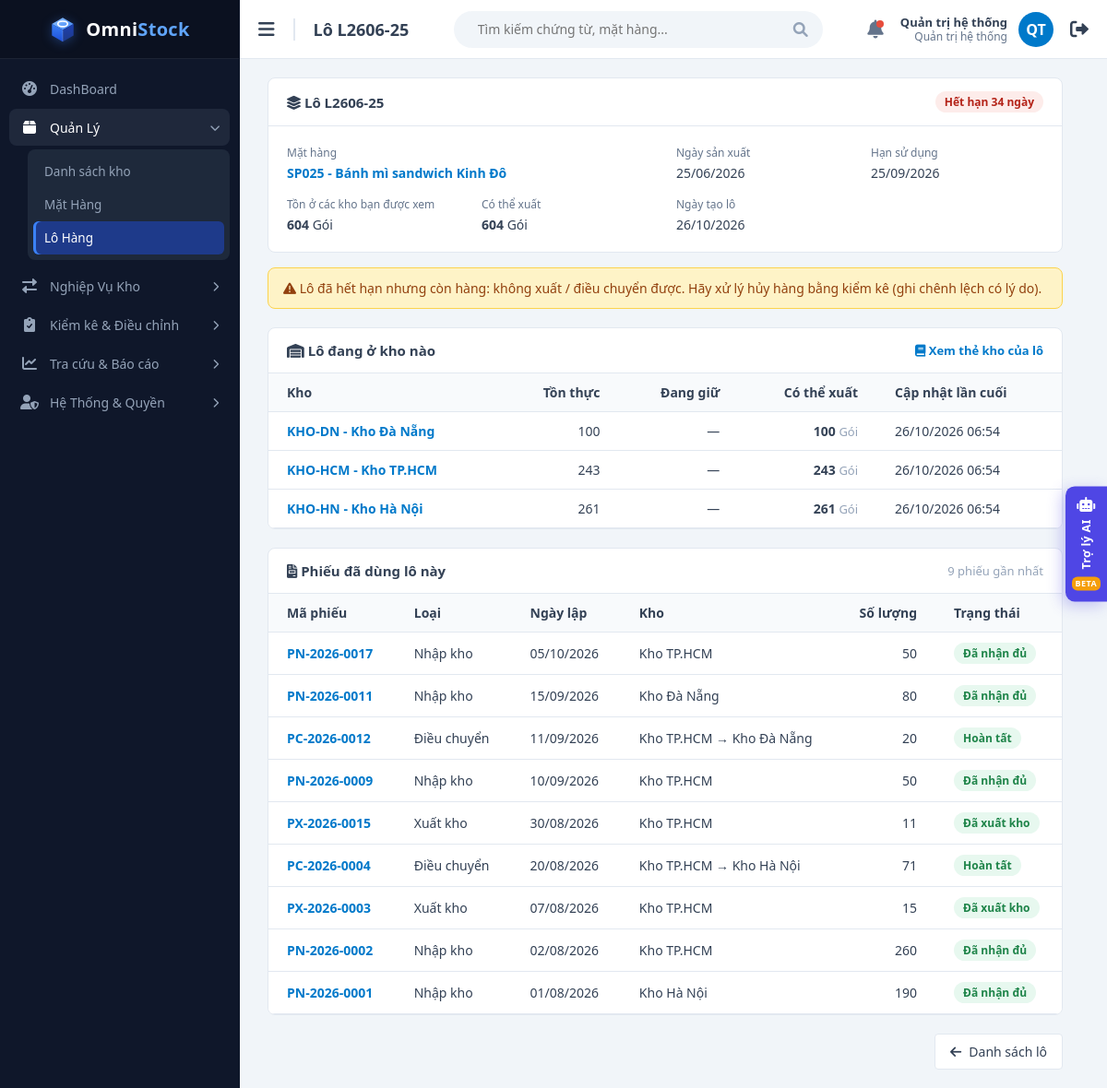
/views/batch_detail.php?id=43 (signed in), run on the app's committed database.
### tables this page shows
CREATE TABLE batches (
  id            INT UNSIGNED AUTO_INCREMENT PRIMARY KEY,
  item_id       INT UNSIGNED NOT NULL,
  batch_no      VARCHAR(50)  NOT NULL,               
  mfg_date      DATE NULL,                           
  expiry_date   DATE NULL,                           
  created_at    DATETIME     NOT NULL DEFAULT CURRENT_TIMESTAMP,
  UNIQUE KEY uq_batches_item_no (item_id, batch_no),
   
  UNIQUE KEY uq_batches_id_item (id, item_id),
  KEY idx_batches_expiry (expiry_date),
  CONSTRAINT fk_batches_item FOREIGN KEY (item_id) REFERENCES items(id),
  CONSTRAINT ck_batches_dates CHECK (mfg_date IS NULL OR expiry_date IS NULL OR expiry_date > mfg_date)
);

CREATE TABLE users (
  id             INT UNSIGNED AUTO_INCREMENT PRIMARY KEY,
  username       VARCHAR(50)  NOT NULL,
  password_hash  VARCHAR(255) NOT NULL,              
  full_name      VARCHAR(100) NOT NULL,
  email          VARCHAR(100) NULL,
   
  role           ENUM('ADMIN','MANAGER','STAFF') NOT NULL DEFAULT 'STAFF',
  is_active      TINYINT(1)   NOT NULL DEFAULT 1,      
   
  must_change_password TINYINT(1) NOT NULL DEFAULT 0,
  last_login_at  DATETIME     NULL,
  created_at     DATETIME     NOT NULL DEFAULT CURRENT_TIMESTAMP,
  updated_at     DATETIME     NOT NULL DEFAULT CURRENT_TIMESTAMP ON UPDATE CURRENT_TIMESTAMP,
  UNIQUE KEY uq_users_username (username),
  UNIQUE KEY uq_users_email (email)
);

CREATE TABLE items (
  id          INT UNSIGNED AUTO_INCREMENT PRIMARY KEY,
  sku         VARCHAR(30)  NOT NULL,                 
  name        VARCHAR(150) NOT NULL,
  unit        VARCHAR(20)  NOT NULL,                 
  description VARCHAR(255) NULL,
  is_active   TINYINT(1)   NOT NULL DEFAULT 1,
  created_at  DATETIME     NOT NULL DEFAULT CURRENT_TIMESTAMP,
   
  name_key    VARCHAR(150) AS (LOWER(name)) PERSISTENT,
  UNIQUE KEY uq_items_sku (sku),
  UNIQUE KEY uq_items_name (name_key)
);

CREATE TABLE stocks (
  id            INT UNSIGNED AUTO_INCREMENT PRIMARY KEY,
  warehouse_id  INT UNSIGNED  NOT NULL,
  item_id       INT UNSIGNED  NOT NULL,
  batch_id      INT UNSIGNED  NOT NULL,
  quantity      DECIMAL(15,3) NOT NULL DEFAULT 0,    
   
   
  reserved      DECIMAL(15,3) NOT NULL DEFAULT 0,
  updated_at    DATETIME      NOT NULL DEFAULT CURRENT_TIMESTAMP ON UPDATE CURRENT_TIMESTAMP,
  UNIQUE KEY uq_stocks (warehouse_id, item_id, batch_id),    
  KEY idx_stocks_item (item_id),
  CONSTRAINT fk_stocks_wh    FOREIGN KEY (warehouse_id)      REFERENCES warehouses(id),
  CONSTRAINT fk_stocks_item  FOREIGN KEY (item_id)           REFERENCES items(id),
  CONSTRAINT fk_stocks_batch FOREIGN KEY (batch_id, item_id) REFERENCES batches(id, item_id),
  CONSTRAINT ck_stocks_non_negative CHECK (quantity >= 0),   
   
  CONSTRAINT ck_stocks_reserved CHECK (reserved >= 0 AND reserved <= quantity)
);

CREATE TABLE warehouses (
  id          INT UNSIGNED AUTO_INCREMENT PRIMARY KEY,
  code        VARCHAR(20)  NOT NULL,
  name        VARCHAR(100) NOT NULL,
  address     VARCHAR(255) NULL,
  is_active   TINYINT(1)   NOT NULL DEFAULT 1,
   
  is_transit  TINYINT(1)   NOT NULL DEFAULT 0,
  created_at  DATETIME     NOT NULL DEFAULT CURRENT_TIMESTAMP,
   
   
  name_key    VARCHAR(100) AS (LOWER(name)) PERSISTENT,
  UNIQUE KEY uq_warehouses_code (code),
  UNIQUE KEY uq_warehouses_name (name_key)
);

CREATE TABLE voucher_lines (
  id            INT UNSIGNED AUTO_INCREMENT PRIMARY KEY,
  voucher_id    INT UNSIGNED  NOT NULL,
  item_id       INT UNSIGNED  NOT NULL,
  batch_id      INT UNSIGNED  NOT NULL,
  quantity      DECIMAL(15,3) NOT NULL,              
  received_qty  DECIMAL(15,3) NOT NULL DEFAULT 0,
  damaged_qty   DECIMAL(15,3) NOT NULL DEFAULT 0,
  shipped_qty   DECIMAL(15,3) NOT NULL DEFAULT 0,
  lost_qty      DECIMAL(15,3) NOT NULL DEFAULT 0,
  note          VARCHAR(255)  NULL,
  UNIQUE KEY uq_vl_voucher_batch (voucher_id, item_id, batch_id),
  KEY idx_vl_item (item_id),
  CONSTRAINT fk_vl_voucher FOREIGN KEY (voucher_id)        REFERENCES vouchers(id) ON DELETE CASCADE,
  CONSTRAINT fk_vl_item    FOREIGN KEY (item_id)           REFERENCES items(id),
  CONSTRAINT fk_vl_batch   FOREIGN KEY (batch_id, item_id) REFERENCES batches(id, item_id),
  CONSTRAINT ck_vl_qty CHECK (quantity <> 0),
   
  CONSTRAINT ck_vl_progress CHECK (
        received_qty >= 0 AND damaged_qty >= 0 AND shipped_qty >= 0 AND lost_qty >= 0
    AND shipped_qty <= ABS(quantity)
    AND received_qty + lost_qty <= ABS(quantity)
  )
);

CREATE TABLE vouchers (
  id                    INT UNSIGNED AUTO_INCREMENT PRIMARY KEY,
  code                  VARCHAR(30)  NOT NULL,       
  type                  ENUM('IMPORT','EXPORT','TRANSFER','ADJUSTMENT') NOT NULL,
  warehouse_id          INT UNSIGNED NOT NULL,       
  to_warehouse_id       INT UNSIGNED NULL,           
  reference_voucher_id  INT UNSIGNED NULL,           
  voucher_date          DATE         NOT NULL,       
  status                ENUM('PENDING','APPROVED','PARTIAL','IN_TRANSIT','DISCREPANCY',
                             'COMPLETED','CLOSED','CANCELLED','REJECTED') NOT NULL DEFAULT 'PENDING',
  reason                VARCHAR(255) NULL,           
  closed_reason         VARCHAR(255) NULL,           
  shipped_at            DATETIME     NULL,           
  completed_at          DATETIME     NULL,           
   
   
  client_token          CHAR(32)     NULL,
  created_by            INT UNSIGNED NOT NULL,       
  approved_by           INT UNSIGNED NULL,           
  approved_at           DATETIME     NULL,
  created_at            DATETIME     NOT NULL DEFAULT CURRENT_TIMESTAMP,
  UNIQUE KEY uq_vouchers_code (code),
  UNIQUE KEY uq_vouchers_client_token (client_token),
  KEY idx_vouchers_status (status),
  KEY idx_vouchers_wh_status (warehouse_id, status),
  KEY idx_vouchers_type_date (type, voucher_date),
  CONSTRAINT fk_vouchers_wh       FOREIGN KEY (warehouse_id)         REFERENCES warehouses(id),
  CONSTRAINT fk_vouchers_to_wh    FOREIGN KEY (to_warehouse_id)      REFERENCES warehouses(id),
  CONSTRAINT fk_vouchers_ref      FOREIGN KEY (reference_voucher_id) REFERENCES vouchers(id),
  CONSTRAINT fk_vouchers_creator  FOREIGN KEY (created_by)           REFERENCES users(id),
  CONSTRAINT fk_vouchers_approver FOREIGN KEY (approved_by)          REFERENCES users(id),
   
  CONSTRAINT ck_vouchers_transfer CHECK (
       (type =  'TRANSFER' AND to_warehouse_id IS NOT NULL AND to_warehouse_id <> warehouse_id)
    OR (type <> 'TRANSFER' AND to_warehouse_id IS NULL)
  ),
   
  CONSTRAINT ck_vouchers_adjust_reason CHECK (
       type <> 'ADJUSTMENT' OR (reason IS NOT NULL AND reason <> '')
  ),
   
  CONSTRAINT ck_vouchers_reference CHECK (
       reference_voucher_id IS NULL OR type = 'ADJUSTMENT'
  ),
   
  CONSTRAINT ck_vouchers_approval CHECK (
       status = 'PENDING' OR (approved_by IS NOT NULL AND approved_at IS NOT NULL)
  )
);

### views/batch_detail.php (the view, shortened to what the rows shown need)
<?php
require_once __DIR__ . '/../functions/db_connection.php';
require_once __DIR__ . '/../functions/helpers.php';
require_once __DIR__ . '/../functions/auth.php';
require_once __DIR__ . '/../functions/voucher_functions.php';
require_once __DIR__ . '/../functions/batch_functions.php';
$user    = requireLogin('../');
$batchId = (int) ($_GET['id'] ?? 0);
$batch    = null;
$stock    = [];
$vouchers = [];
try {
    $pdo   = getDbConnection();
    $batch = getBatch($pdo, $batchId);
    if ($batch === null) {
        http_response_code(404);
        $dbError = 'Không tìm thấy lô hàng.';
    } else {
        $stock    = getBatchStock($pdo, $batchId, $user['warehouses']);
        $vouchers = getBatchVouchers($pdo, $batchId, $user['warehouses']);
    }
} catch (PDOException $e) {
    $dbError = 'Không thể tải dữ liệu: ' . $e->getMessage();
}
$sum = fn (string $column) => array_sum(array_map(fn ($r) => (float) $r[$column], $stock));
$pageTitle  = $batch ? 'Lô ' . $batch['batch_no'] : 'Lô hàng';
$basePath   = '../';
require __DIR__ . '/layout/header.php';
?>
            <?php if ($batch): ?>
                <div class="panel">
                    <div class="panel-header">
                        <h3><i class="fas fa-layer-group"></i> Lô <?= e($batch['batch_no']) ?></h3>
                        <?= expiryBadge($batch['expiry_date'], $batch['days_left']) ?>
                    </div>
                    <dl class="detail-grid">
                        <div class="span-2"><dt>Mặt hàng</dt><dd><a class="link-strong" href="item_detail.php?id=<?= (int) $batch['item_id'] ?>"><?= e($batch['sku'] . ' - ' . $batch['item_name']) ?></a></dd></div>
                        <div><dt>Ngày sản xuất</dt><dd><?= $batch['mfg_date'] ? formatDate($batch['mfg_date']) : '—' ?></dd></div>
                        <div><dt>Hạn sử dụng</dt><dd><?= $batch['expiry_date'] ? formatDate($batch['expiry_date']) : '—' ?></dd></div>
                        <div><dt>Tồn ở các kho bạn được xem</dt><dd><strong><?= formatQty($sum('quantity')) ?></strong> <?= e($batch['unit']) ?></dd></div>
                        <div><dt>Có thể xuất</dt><dd><strong><?= formatQty($sum('available')) ?></strong> <?= e($batch['unit']) ?></dd></div>
                        <div><dt>Ngày tạo lô</dt><dd><?= e(date('d/m/Y', strtotime($batch['created_at']))) ?></dd></div>
                    </dl>
                </div>
                <?php if ($batch['days_left'] !== null && (int) $batch['days_left'] < 0 && $stock): ?>
                    <div class="alert-warning" style="margin-top: 16px;"><i class="fas fa-exclamation-triangle"></i> Lô đã hết hạn nhưng còn hàng: không xuất / điều chuyển được. Hãy xử lý hủy hàng bằng kiểm kê (ghi chênh lệch có lý do).</div>
                <?php endif; ?>
                <div class="panel" style="margin-top: 20px;">
                    <div class="panel-header"><h3><i class="fas fa-warehouse"></i> Lô đang ở kho nào</h3>
                        <a class="link-strong" href="report_ledger.php?<?= e(http_build_query(['view' => 'detail', 'q' => $batch['batch_no'], 'from' => '2000-01-01'])) ?>"><i class="fas fa-book"></i> Xem thẻ kho của lô</a></div>
                    <div class="table-container" style="border: none; border-radius: 0;">
                        <table>
                            <thead><tr><th>Kho</th><th class="text-right">Tồn thực</th><th class="text-right">Đang giữ</th><th class="text-right">Có thể xuất</th><th>Cập nhật lần cuối</th></tr></thead>
                            <tbody>
                                <?php foreach ($stock as $row): ?>
                                    <tr>
                                        <td><a class="link-strong" href="warehouse_detail.php?id=<?= (int) $row['warehouse_id'] ?>"><?= e($row['code'] . ' - ' . $row['name']) ?></a></td>
                                        <td class="text-right num"><?= formatQty($row['quantity']) ?></td>
                                        <td class="text-right num"><?= toMilli($row['reserved']) ? '<span class="badge badge-info">' . formatQty($row['reserved']) . '</span>' : '—' ?></td>
                                        <td class="text-right num"><strong><?= formatQty($row['available']) ?></strong> <span class="muted"><?= e($batch['unit']) ?></span></td>
                                        <td><?= e(date('d/m/Y H:i', strtotime($row['updated_at']))) ?></td>
                                    </tr>
                                <?php endforeach; ?>
                            </tbody>
                        </table>
                    </div>
                </div>
                <div class="panel" style="margin-top: 20px;">
                    <div class="panel-header"><h3><i class="fas fa-file-invoice"></i> Phiếu đã dùng lô này</h3><span class="muted"><?= count($vouchers) ?> phiếu gần nhất</span></div>
                    <div class="table-container" style="border: none; border-radius: 0;">
                        <table class="nowrap-table">
                            <thead><tr><th>Mã phiếu</th><th>Loại</th><th>Ngày lập</th><th>Kho</th><th class="text-right">Số lượng</th><th>Trạng thái</th></tr></thead>
                            <tbody>
                                <?php foreach ($vouchers as $voucher): ?>
                                    <tr>
                                        <td><a class="link-strong" href="voucher_detail.php?id=<?= (int) $voucher['id'] ?>"><?= e($voucher['code']) ?></a></td>
                                        <td><?= e(voucherTypeLabel($voucher['type'])) ?></td>
                                        <td><?= formatDate($voucher['voucher_date']) ?></td>
                                        <td><?= e($voucher['warehouse_name']) ?><?= $voucher['to_warehouse_name'] ? ' → ' . e($voucher['to_warehouse_name']) : '' ?></td>
                                        <td class="text-right num"><?= $voucher['type'] === 'ADJUSTMENT' && $voucher['quantity'] < 0 ? '−' . formatQty(-$voucher['quantity']) : formatQty($voucher['quantity']) ?></td>
                                        <td><?= voucherStatusBadge($voucher['status'], $voucher['type']) ?></td>
                                    </tr>
                                <?php endforeach; ?>
                            </tbody>
                        </table>
                    </div>
                </div>
                <div class="form-actions">
                    <a class="btn btn-light" href="batch_list.php"><i class="fas fa-arrow-left"></i> Danh sách lô</a>
                </div>
            <?php else: ?>
                <a class="btn btn-light" href="batch_list.php" style="display: inline-flex;"><i class="fas fa-arrow-left"></i> Danh sách lô</a>
            <?php endif; ?>
<?php require __DIR__ . '/layout/footer.php'; ?>

### views/layout/header.php (shortened to what the rows shown need)
<!DOCTYPE html>
<html lang="vi">
<head>
    <link href="https://cdnjs.cloudflare.com/ajax/libs/font-awesome/6.0.0/css/all.min.css" rel="stylesheet">
    <link href="<?= e(asset($basePath, 'css/style.css')) ?>" rel="stylesheet">
</head>
<body>
    <div class="main-content">
        <div class="top-navbar">
            <div class="nav-left">
                <button class="toggle-btn" id="toggleBtn"><i class="fas fa-bars"></i></button>
                <h2 class="page-title-nav"><?= e($pageTitle) ?></h2>
            </div>
            <div class="nav-right">
                <a class="user-link" href="<?= $basePath ?>views/change_password.php" title="<?= e($user['username']) ?> · Đổi mật khẩu">
                    <div class="user-info">
                        <strong><?= e($user['full_name']) ?></strong>
                        <span><?= e(roleLabel($user['role'])) ?></span>
                    </div>
                    <div class="avatar"><?= e(userInitials($user['full_name'])) ?></div>
                </a>
            </div>
        </div>
        <div class="content-body">

### functions/helpers.php (shortened to what the rows shown need)
<?php
function e($value): string
{
    return htmlspecialchars((string) $value, ENT_QUOTES, 'UTF-8');
}
function formatQty($qty): string
{
    $formatted = number_format((float) $qty, 3, ',', '.');
    return rtrim(rtrim($formatted, '0'), ',');
}
function formatDate(?string $date): string
{
    return $date ? date('d/m/Y', strtotime($date)) : '';
}
function voucherTypeLabel(string $type): string
{
    return [
        'IMPORT'     => 'Nhập kho',
        'EXPORT'     => 'Xuất kho',
        'TRANSFER'   => 'Điều chuyển',
        'ADJUSTMENT' => 'Điều chỉnh',
    ][$type] ?? $type;
}
function voucherStatusLabel(string $status, string $type = ''): string
{
    return VOUCHER_STATUS_BY_TYPE["$type:$status"] ?? VOUCHER_STATUS[$status][1] ?? $status;
}
function voucherStatusBadge(string $status, string $type = ''): string
{
    $class = $type === 'ADJUSTMENT' && $status === 'APPROVED' ? 'badge-active' : (VOUCHER_STATUS[$status][0] ?? 'badge-inactive');
    return '<span class="badge ' . $class . '">' . e(voucherStatusLabel($status, $type)) . '</span>';
}
function warehouseFilter(string $column, ?array $allowedWarehouses): array
{
    $placeholders = implode(',', array_fill(0, count($allowedWarehouses), '?'));
    return ["$column IN ($placeholders)", array_map('intval', $allowedWarehouses)];
}
function asset(string $basePath, string $path): string
{
    $file = dirname(__DIR__) . '/' . $path;
    $version = is_file($file) ? filemtime($file) : 0;
    return $basePath . $path . '?v=' . $version;
}
function toMilli($qty): int
{
    return (int) round((float) $qty * 1000);
}

### data on the page
batches: batch_no "Lô L2606-25", batch_no "L2606-25", item.name "SP025 - Bánh mì sandwich Kinh Đô", mfg_date "25/06/2026", expiry_date "25/09/2026", item.unit "Gói", created_at "26/10/2026"
users: full_name "Quản trị hệ thống", role "Quản trị hệ thống", full_name "QT"
stocks: warehouse.name "KHO-DN - Kho Đà Nẵng", quantity "100", available "100", item.unit "Gói", updated_at "26/10/2026 06:54"
stocks: warehouse.name "KHO-HCM - Kho TP.HCM", quantity "243", available "243", item.unit "Gói", updated_at "26/10/2026 06:54"
stocks: warehouse.name "KHO-HN - Kho Hà Nội", quantity "261", available "261", item.unit "Gói", updated_at "26/10/2026 06:54"
voucher_lines: voucher.code "PN-2026-0017", voucher.type "Nhập kho", voucher.voucher_date "05/10/2026", warehouses.name "Kho TP.HCM", quantity "50", voucher.type "Đã nhận đủ"
voucher_lines: voucher.code "PN-2026-0011", voucher.type "Nhập kho", voucher.voucher_date "15/09/2026", warehouses.name "Kho Đà Nẵng", quantity "80", voucher.type "Đã nhận đủ"
voucher_lines: voucher.code "PC-2026-0012", voucher.type "Điều chuyển", voucher.voucher_date "11/09/2026", warehouses.name "Kho TP.HCM", warehouses.name "Kho Đà Nẵng", quantity "20", voucher.type "Hoàn tất"
voucher_lines: voucher.code "PN-2026-0009", voucher.type "Nhập kho", voucher.voucher_date "10/09/2026", warehouses.name "Kho TP.HCM", quantity "50", voucher.type "Đã nhận đủ"
voucher_lines: voucher.code "PX-2026-0015", voucher.type "Xuất kho", voucher.voucher_date "30/08/2026", warehouses.name "Kho TP.HCM", quantity "11", voucher.type "Đã xuất kho"
voucher_lines: voucher.code "PC-2026-0004", voucher.type "Điều chuyển", voucher.voucher_date "20/08/2026", warehouses.name "Kho TP.HCM", warehouses.name "Kho Hà Nội", quantity "71", voucher.type "Hoàn tất"
voucher_lines: voucher.code "PX-2026-0003", voucher.type "Xuất kho", voucher.voucher_date "07/08/2026", warehouses.name "Kho TP.HCM", quantity "15", voucher.type "Đã xuất kho"
voucher_lines: voucher.code "PN-2026-0002", voucher.type "Nhập kho", voucher.voucher_date "02/08/2026", warehouses.name "Kho TP.HCM", quantity "260", voucher.type "Đã nhận đủ"
voucher_lines: voucher.code "PN-2026-0001", voucher.type "Nhập kho", voucher.voucher_date "01/08/2026", warehouses.name "Kho Hà Nội", quantity "190", voucher.type "Đã nhận đủ"

### other printed values
$menuGroup['label'] "Quản Lý"
$menuLabel "Danh sách kho"
$menuLabel "Mặt Hàng"
$menuLabel "Lô Hàng"
$menuGroup['label'] "Nghiệp Vụ Kho"
$menuGroup['label'] "Kiểm kê & Điều chỉnh"
$menuGroup['label'] "Tra cứu & Báo cáo"
$menuGroup['label'] "Hệ Thống & Quyền"
formatQty($sum('quantity')) "604"
formatQty($sum('available')) "604"
count($vouchers) "9"
